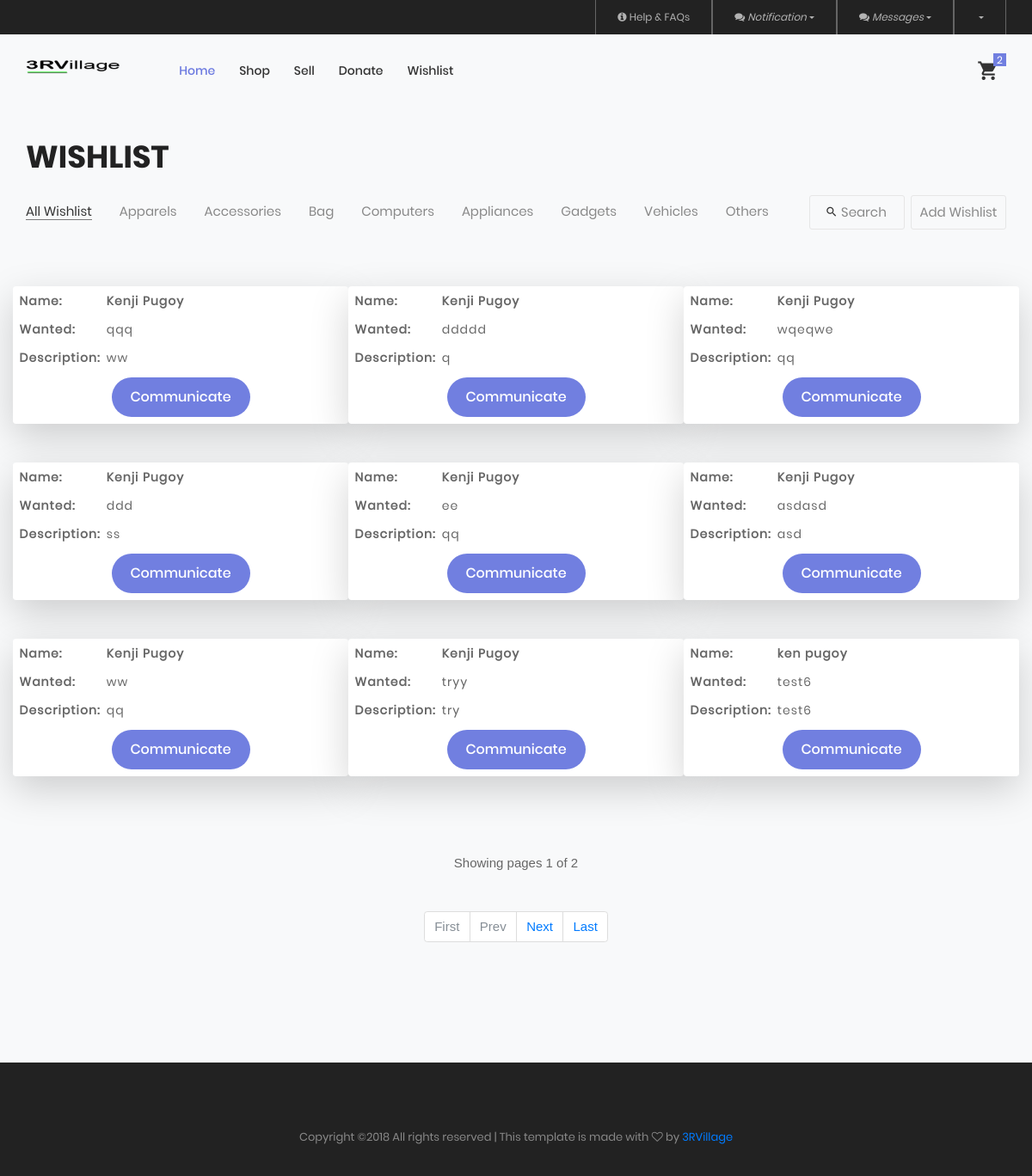
The page /wishlist.php?display=all_wishlist on the database as committed earlier.
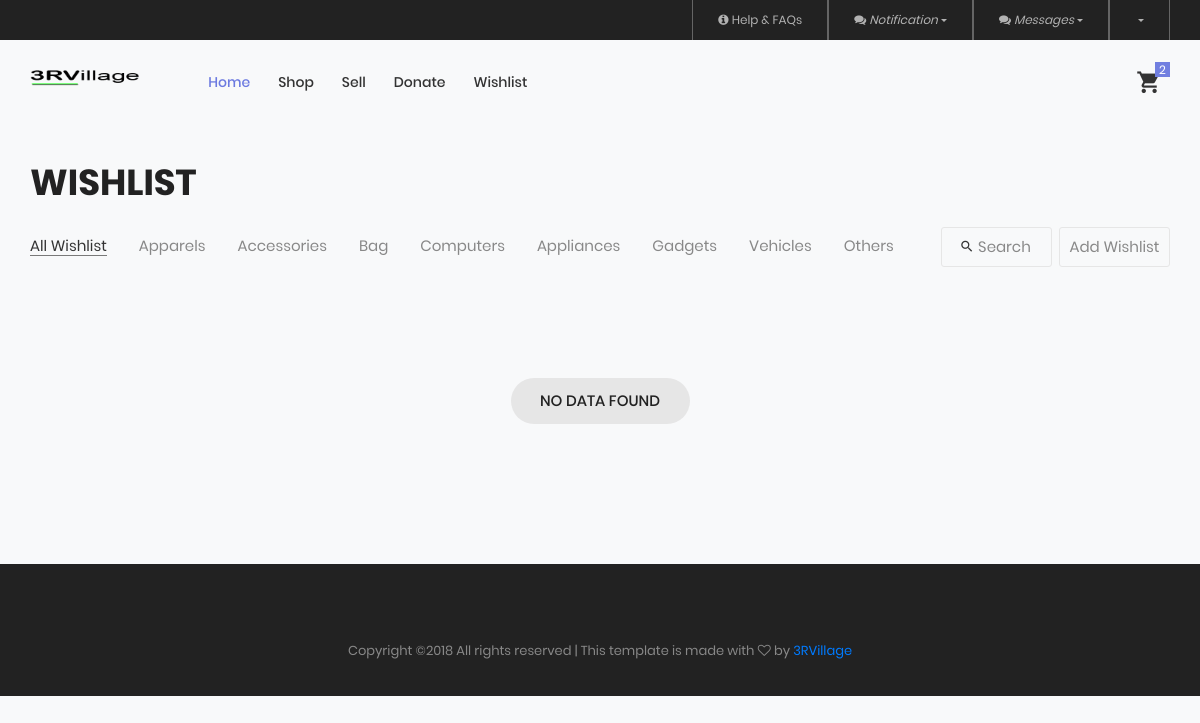
The same page on the database as committed later.
### tables this page shows
CREATE TABLE `wishlist` (
  `WishListID` int(11) NOT NULL,
  `WLName` varchar(50) NOT NULL,
  `WLWant` varchar(100) NOT NULL,
  `WLMessage` varchar(255) NOT NULL,
  `WLCategory` varchar(50) NOT NULL,
  `accountid` int(11) NOT NULL,
  `WLStatus` int(11) NOT NULL DEFAULT '1'
);

### public/wishlist.php (the view, shortened to what the changed rows need)
<?php
$linkClass = null;
  if(isset($_GET['display'])){
     $getData = htmlentities($_GET['display']);
      switch ($getData) {
      case 'all_wishlist':
        $category = null;
        $linkClass = '*';
        break;
      }
  }
  ?>
  <?php
  if(!isset($_GET['page']) || $_GET['page'] <=0 || !is_numeric($_GET['page'])){
        $page = 1;
      }else{
        $page = $_GET['page'];
      }
    function paginationAll($table,$field,$field1Ans,$page,$offset,$limit,$order,$sort,$add){
        include('connection.php');
      $arrayData = [];
      $sql = mysqli_query($conn,"SELECT COUNT(*) FROM $table WHERE $field = '$field1Ans'");
      $totalPage = mysqli_fetch_array($sql)[0];
      $totalPages = ceil($totalPage/$limit);
      $offset = ($page-1) * $limit;
      $first = ($page <= 1)?"disabled":"";
      $prevLI = ($page <= 1)?"disabled":"";
      $prevLink = ($prevLI == "disabled")?"#":"?page=".($page-1)."".$add;
      $nextLI = ($page >= $totalPages)?"disabled":"";
      $nextLink = ($nextLI == "disabled")?"#":"?page=".($page+1)."".$add;
      $lastLI = ($page >= $totalPages)?"disabled":"";
      $lastLink = ($lastLI == "disabled")?"#":"?page=".$totalPages."".$add;
      $pagination = '
        <nav>
          <ul class="pagination">
            <li class="page-item '.$first.'"><a class="page-link" href="?page=1'.$add.'">First</a></li>
            <li class="page-item '.$prevLI.'"><a class="page-link" href="'.$prevLink.'">Prev</a></li>
            <li class="page-item '.$nextLI.'"><a class="page-link" href="'.$nextLink.'">Next</a></li>
            <li class="page-item '.$lastLI.'"><a class="page-link" href="'.$lastLink.'">Last</a></li>
          </ul>
        </nav>
        ';
      if(is_numeric($page)){
         $sql = mysqli_query($conn,"SELECT * FROM $table WHERE $field = '$field1Ans' ORDER BY $order $sort LIMIT $offset,$limit");
         while ($row = mysqli_fetch_assoc($sql)){
          $arrayData[] = $row;
         }
      }
      return json_encode(array("pagination"=>$pagination,"data"=>$arrayData,"showing"=>$page,"all"=>$totalPages));
    }
    if($_GET['display'] != "all_wishlist"){
      $dataAll = json_decode(pagination("wishlist","WLStatus",1,"WLCategory",$category,$page,1,9,"WishListID","DESC","&display=".$_GET['display']),true);
    }else{
       $dataAll = json_decode(paginationAll("wishlist","WLStatus",1,$page,1,9,"WishListID","DESC","&display=".$_GET['display']),true);
    }
  ?>
<!DOCTYPE html>
<html lang="en">
<head>
  <?php include('link.php');?>
  </head>
<body class="bg-light">
   <section class="bg0 p-t-23 p-b-140 m-t-100 bg-light">
    <div class="container">
      <div class="p-b-10">
      </div>
      <div class="flex-w flex-sb-m p-b-52">
      </div>
      <?php
        $builder = $dom = null;
        foreach ($dataAll['data'] as $value) {
           $builder =
          '
    <div class="row">
    <div class="shadow-lg col-sm-4 p-2 bg-white rounded mb-5 isotope-item '.$linkClass.'">
        <div class="row stext-105 cl3 p-b-5">
        <div class="col-sm-3">
          <strong><label>Name:</label></strong>
        </div>
        <div class="col-sm-8 ">
          <label><strong>'.$value['WLName'].'</strong></label>
        </div>
      </div>
      <div class="row stext-105 cl3 p-b-5">
        <div class="col-sm-3">
          <strong><label>Wanted:</label></strong>
        </div>
        <div class="col-sm-8">
          <label>'.$value['WLWant'].'</label>
        </div>
      </div>
      <div class="row stext-105 cl3 p-b-5">
        <div class="col-sm-3">
         <strong><label>Description:</label></strong>
        </div>
        <div class="col-sm-8">
          <label>'.$value['WLMessage'].'</label>
        </div>
      </div>
      <div class="row justify-content-center">
        <div>
          <a href="message.php?id='.$value['accountid'].'"><button class="flex-c-m mtext-104 cl0 size-101 bg1 bor1 hov-btn1 p-lr-15 trans-04">
           <p>Communicate</p>
           </button></a>
        </div>
      </div>
     </div>
    </div>
    ';
          $dom = $dom."".$builder;
        }
      ?>
      <div class="row isotope-grid" id="wishlistRes">
        <?php echo $dom; ?>
      </div>
    </div>
    <div class="flex-c-m flex-w w-full p-t-45">
        <?php
                if($dataAll['all'] == 0){
                  echo '<div class="flex-c-m stext-101 cl5 size-103 bg2 bor1 ">No Data Found</div>';
                }
                else{
                echo "Showing pages ".$dataAll['showing']." of ".$dataAll['all'];
                ?>
                <div class="flex-c-m flex-w w-full p-t-45">
                  <?php
                      echo $dataAll['pagination'];
                }
             ?>
      </div>
  </section>
 </body>
</html>

Rows that differ between the two databases and show on the page:
removed wishlist: WLName "Kenji Pugoy", WLWant "qqq", WLMessage "ww"
removed wishlist: WLName "Kenji Pugoy", WLWant "ddddd", WLMessage "q"
removed wishlist: WLName "Kenji Pugoy", WLWant "wqeqwe", WLMessage "qq"
removed wishlist: WLName "Kenji Pugoy", WLWant "ddd", WLMessage "ss"
removed wishlist: WLName "Kenji Pugoy", WLWant "ee", WLMessage "qq"
removed wishlist: WLName "Kenji Pugoy", WLWant "asdasd", WLMessage "asd"
removed wishlist: WLName "Kenji Pugoy", WLWant "ww", WLMessage "qq"
removed wishlist: WLName "Kenji Pugoy", WLWant "tryy", WLMessage "try"
removed wishlist: WLName "ken pugoy", WLWant "test6", WLMessage "test6"
Other text that changed with them:
$dataAll['showing']: "1" → (not shown)
$dataAll['all']: "2" → (not shown)
text no longer shown: "Name: Name: Name: Name: Name: Name: Name: Name: Name: Wanted: Wanted: Wanted: Wanted: Wanted: Wanted: Wanted: Wanted: Wanted: Description: Description: Description: Description: Description: Description: Description: Description: Description: Communicate Communicate Communicate Communicate Communicate Communicate Communicate Communicate Communicate Showing pages of First Prev Next Last"
text now shown: "NO DATA FOUND"
